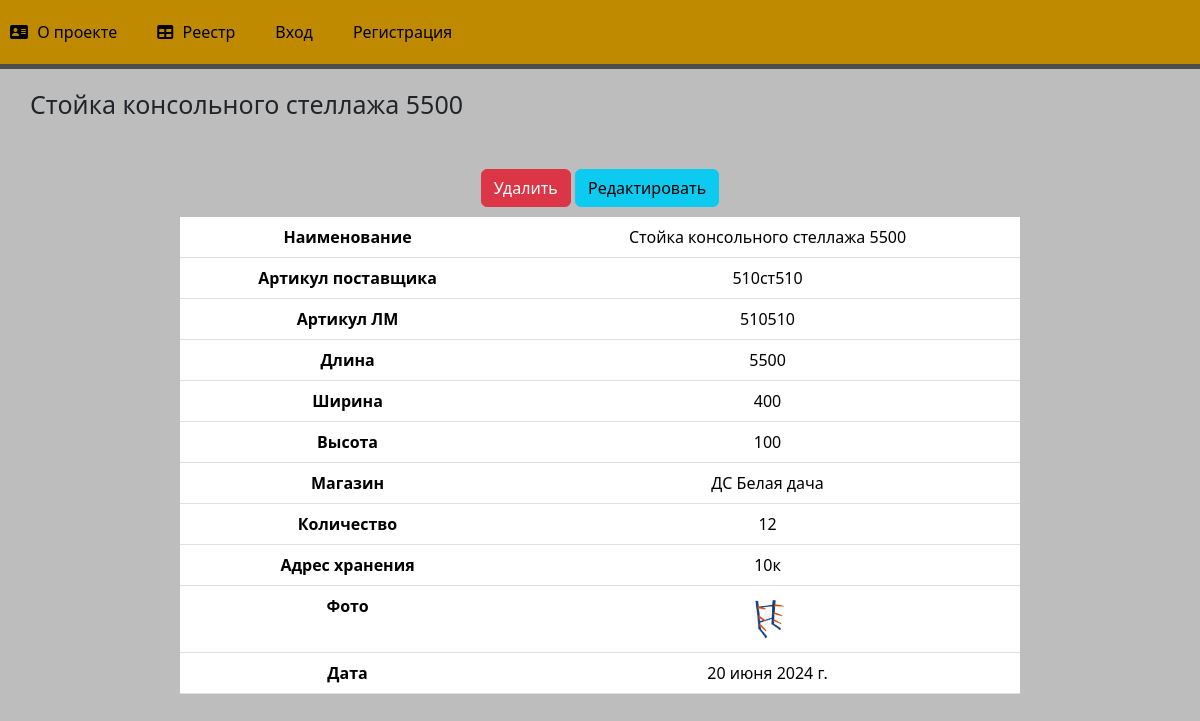
/4, run on the app's committed database.
### main/models.py (models this page shows, shortened)
class Equipment(models.Model):
    title = models.CharField('Наименование', max_length=250)
    article = models.CharField('Артикул поставщика', max_length=250)
    lm_article = models.CharField('Артикул ЛМ', max_length=250)
    length = models.IntegerField('Длина')
    width = models.IntegerField('Ширина')
    depth = models.IntegerField('Высота')
    shop = models.CharField('Магазин', max_length=250)
    amount = models.IntegerField('Количество')
    address = models.CharField('Адрес хранения', max_length=250)
    image = models.ImageField(upload_to='image', blank=True, null=True)
    date = models.DateField('Дата')
    class Meta:
        verbose_name = 'Запись в реестр'
        verbose_name_plural = 'Реестр оборудования'

### main/views.py (the view)
# urls.py: path('<int:pk>', views.RegisterRecordView.as_view(), name='record-detail'),
@method_decorator(login_required, name='dispatch')
class RegisterRecordView(DetailView):
    model = Equipment
    template_name = 'main/detail_view.html'
    context_object_name = 'equipment'

### main/templates/main/detail_view.html (shortened to what this page needs)
{% extends 'main/layout.html' %}
{% block content %}
    <div class="features">
        <h1>{{ equipment.title }}</h1>
        <a href="{% url 'record-delete' equipment.id %}" class="btn btn-danger">Удалить</a>
        <a href="{% url 'record-update' equipment.id %}" class="btn btn-info">Редактировать</a>
        <div class="table-container">
            <table class="table">
                <tr>
                    <th>Наименование</th>
                    <td>{{ equipment.title }}</td>
                </tr>
                <tr>
                    <th>Артикул поставщика</th>
                    <td>{{ equipment.article }}</td>
                </tr>
                <tr>
                    <th>Артикул ЛМ</th>
                    <td>{{ equipment.lm_article }}</td>
                </tr>
                <tr>
                    <th>Длина</th>
                    <td>{{ equipment.length }}</td>
                </tr>
                <tr>
                    <th>Ширина</th>
                    <td>{{ equipment.width }}</td>
                </tr>
                <tr>
                    <th>Высота</th>
                    <td>{{ equipment.depth }}</td>
                </tr>
                <tr>
                    <th>Магазин</th>
                    <td>{{ equipment.shop }}</td>
                </tr>
                <tr>
                    <th>Количество</th>
                    <td>{{ equipment.amount }}</td>
                </tr>
                <tr>
                    <th>Адрес хранения</th>
                    <td>{{ equipment.address }}</td>
                </tr>
                <tr>
                    <th>Фото</th>
                    <td>
                        {% if equipment.image %}
                            <img src="{{ equipment.image.url }}" alt="{{ equipment.title }}" style="width:50px; height:50px;">
                        {% else %}
                            No photo
                        {% endif %}
                    </td>
                </tr>
                <tr>
                    <th>Дата</th>
                    <td>{{ equipment.date }}</td>
                </tr>
            </table>
        </div>
    </div>
{% endblock %}

### main/static/main/css/main.css (style rules this page uses)
body { background: #bdbdbd; }
main .features { float: left; color: #black; margin-top: 100px; text-align: center; width: 100%; }
main .features h1 { font-size: 25px; float: left; margin-top: -80px; margin-left: 30px; }
.table-container { width: 70%; margin: 0 auto; margin-top: 10px; }

### data on the page
Equipment: title "Стойка консольного стеллажа 5500", article "510ст510", lm_article "510510", length "5500", width "400", depth "100", shop "ДС Белая дача", amount "12", address "10к", image (picture), date "20 июня 2024 г."
